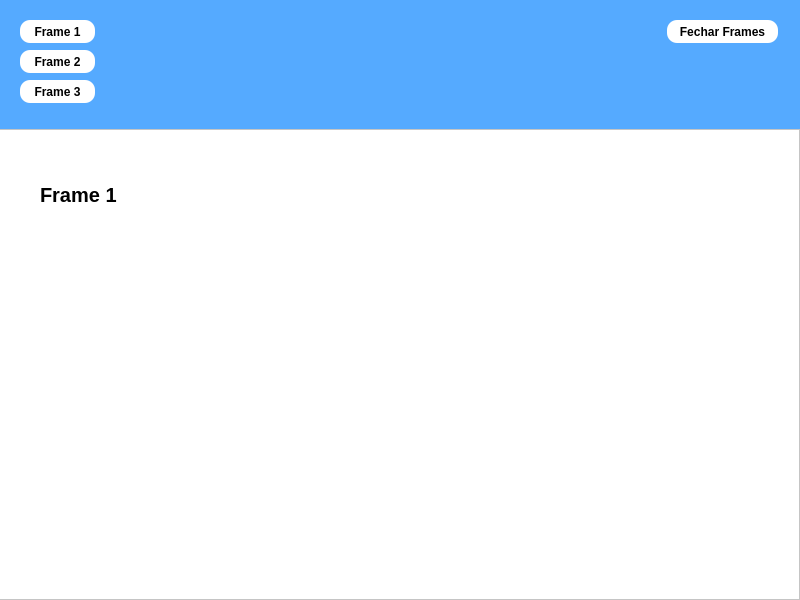
<?xml version="1.0" encoding="UTF-8"?>
<ui version="4.0">
 <class>MainWindow</class>
 <widget class="QMainWindow" name="MainWindow">
  <property name="geometry">
   <rect>
    <x>0</x>
    <y>0</y>
    <width>800</width>
    <height>600</height>
   </rect>
  </property>
  <property name="windowTitle">
   <string>Janela com Frames</string>
  </property>
  <property name="styleSheet">
   <string notr="true">background-color: rgb(85, 170, 255);</string>
  </property>
  <widget class="QWidget" name="centralwidget">
   <widget class="QFrame" name="frame1">
    <property name="geometry">
     <rect>
      <x>-1</x>
      <y>129</y>
      <width>801</width>
      <height>471</height>
     </rect>
    </property>
    <property name="styleSheet">
     <string notr="true">background-color: rgb(255, 255, 255);</string>
    </property>
    <property name="frameShape">
     <enum>QFrame::StyledPanel</enum>
    </property>
    <property name="frameShadow">
     <enum>QFrame::Raised</enum>
    </property>
    <widget class="QLabel" name="label">
     <property name="geometry">
      <rect>
       <x>41</x>
       <y>40</y>
       <width>201</width>
       <height>51</height>
      </rect>
     </property>
     <property name="styleSheet">
      <string notr="true">QLabel{font-size:20px;font-weight:bold;color:black;}</string>
     </property>
     <property name="text">
      <string>Frame 1</string>
     </property>
    </widget>
   </widget>
   <widget class="QPushButton" name="pushButton">
    <property name="geometry">
     <rect>
      <x>20</x>
      <y>20</y>
      <width>75</width>
      <height>23</height>
     </rect>
    </property>
    <property name="styleSheet">
     <string notr="true">QPushButton{background-color: rgb(255, 255, 255);color:black;font-weight:bold;border:0;border-radius:10px;transition:2s;}QPushButton:hover{background-color: rgb(175, 223, 255);}</string>
    </property>
    <property name="text">
     <string>Frame 1</string>
    </property>
   </widget>
   <widget class="QPushButton" name="pushButton_2">
    <property name="geometry">
     <rect>
      <x>20</x>
      <y>50</y>
      <width>75</width>
      <height>23</height>
     </rect>
    </property>
    <property name="styleSheet">
     <string notr="true">QPushButton{background-color: rgb(255, 255, 255);color:black;font-weight:bold;border:0;border-radius:10px;}QPushButton:hover{background-color: rgb(175, 223, 255);}</string>
    </property>
    <property name="text">
     <string>Frame 2</string>
    </property>
   </widget>
   <widget class="QPushButton" name="pushButton_3">
    <property name="geometry">
     <rect>
      <x>20</x>
      <y>80</y>
      <width>75</width>
      <height>23</height>
     </rect>
    </property>
    <property name="styleSheet">
     <string notr="true">QPushButton{background-color: rgb(255, 255, 255);color:black;font-weight:bold;border:0;border-radius:10px;}QPushButton:hover{background-color: rgb(175, 223, 255);}</string>
    </property>
    <property name="text">
     <string>Frame 3</string>
    </property>
   </widget>
   <widget class="QFrame" name="frame2">
    <property name="geometry">
     <rect>
      <x>0</x>
      <y>129</y>
      <width>801</width>
      <height>471</height>
     </rect>
    </property>
    <property name="styleSheet">
     <string notr="true">background-color: rgb(255, 255, 255);</string>
    </property>
    <property name="frameShape">
     <enum>QFrame::StyledPanel</enum>
    </property>
    <property name="frameShadow">
     <enum>QFrame::Raised</enum>
    </property>
    <widget class="QLabel" name="label_2">
     <property name="geometry">
      <rect>
       <x>40</x>
       <y>40</y>
       <width>201</width>
       <height>51</height>
      </rect>
     </property>
     <property name="styleSheet">
      <string notr="true">QLabel{font-size:20px;font-weight:bold;color:black;}</string>
     </property>
     <property name="text">
      <string>Frame 2</string>
     </property>
    </widget>
   </widget>
   <widget class="QFrame" name="frame3">
    <property name="geometry">
     <rect>
      <x>0</x>
      <y>129</y>
      <width>801</width>
      <height>471</height>
     </rect>
    </property>
    <property name="styleSheet">
     <string notr="true">background-color: rgb(255, 255, 255);</string>
    </property>
    <property name="frameShape">
     <enum>QFrame::StyledPanel</enum>
    </property>
    <property name="frameShadow">
     <enum>QFrame::Raised</enum>
    </property>
    <widget class="QLabel" name="label_3">
     <property name="geometry">
      <rect>
       <x>40</x>
       <y>40</y>
       <width>201</width>
       <height>51</height>
      </rect>
     </property>
     <property name="styleSheet">
      <string notr="true">QLabel{font-size:20px;font-weight:bold;color:black;}</string>
     </property>
     <property name="text">
      <string>Frame 3</string>
     </property>
    </widget>
   </widget>
   <widget class="QPushButton" name="pushButton_4">
    <property name="geometry">
     <rect>
      <x>667</x>
      <y>20</y>
      <width>111</width>
      <height>23</height>
     </rect>
    </property>
    <property name="styleSheet">
     <string notr="true">QPushButton{background-color: rgb(255, 255, 255);color:black;font-weight:bold;border:0;border-radius:10px;}QPushButton:hover{background-color:rgb(255, 151, 151);}</string>
    </property>
    <property name="text">
     <string>Fechar Frames</string>
    </property>
   </widget>
   <zorder>pushButton</zorder>
   <zorder>pushButton_2</zorder>
   <zorder>pushButton_3</zorder>
   <zorder>frame2</zorder>
   <zorder>frame3</zorder>
   <zorder>frame1</zorder>
   <zorder>pushButton_4</zorder>
  </widget>
 </widget>
 <resources/>
 <connections/>
</ui>
